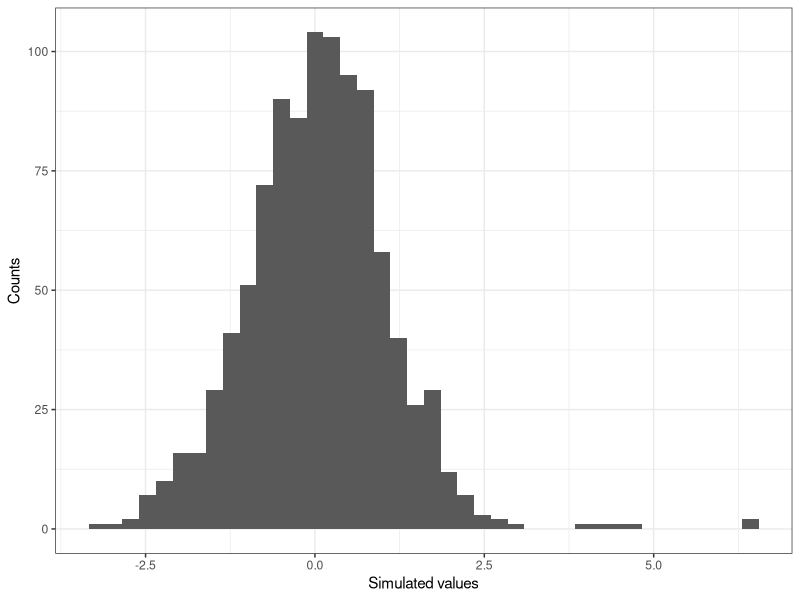

Generate this figure with R:
## ---- chunk 1
knitr::opts_chunk$set(cache=TRUE, autodep=TRUE, cache.comments=TRUE)
## ---- chunk 2
## let's simulate and visualize data with outlying points
set.seed(10162109)
## mixing probability
my_pi <- 0.01
## suppose with have 1000 data points
n = 1000
## let's sample which points will be from X and Y
my_index <- rbinom(n = n, size = 1, prob = my_pi)
## count the "outliers"
paste("There are", sum(my_index), "outliers.")
## simulate the values by an "on-the-fly"
## function definition in sapply
## development parameter: tmp_index <- 0
my_sim_data <- sapply(X = my_index, FUN = function(tmp_index){
    ## ifelse works since 1 == TRUE and 0 == FALSE
    ifelse(test = tmp_index, yes = rnorm(1, 5, 1), no = rnorm(1,0,1))
})
ggplot2::qplot(x = my_sim_data, bins = 40) + ggplot2::theme_bw() + ggplot2::labs(x="Simulated values", y = "Counts") 
